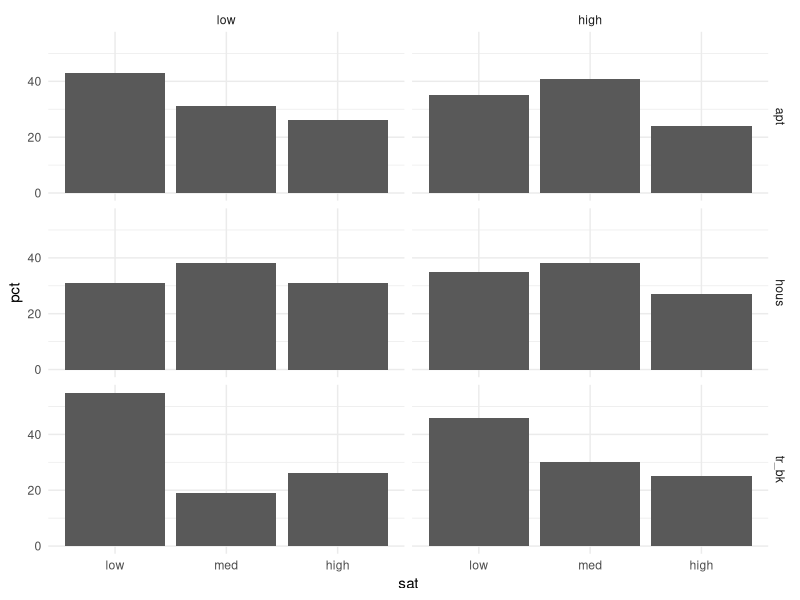

This figure's R source:
## ---- chunk 1
library(tidyverse)
library(viridis)
library(nnet)
knitr::opts_chunk$set(
	echo = TRUE,
	warning = FALSE,
	fig.width = 8, 
  fig.height = 6,
  out.width = "90%"
)
options(
  ggplot2.continuous.colour = "viridis",
  ggplot2.continuous.fill = "viridis"
)
scale_colour_discrete = scale_colour_viridis_d
scale_fill_discrete = scale_fill_viridis_d
theme_set(theme_minimal() + theme(legend.position = "bottom"))
## ---- chunk 2
df_low = tibble(
  conx = rep(c("low", "high"), 3),
  hous_tp = rep(c("tr_bk", "apt", "hous"), each = 2),
  values = c(65, 34, 130, 141, 67, 130)
) %>% 
  mutate(sat = "low")

df_med = tibble(
  conx = rep(c("low", "high"), 3),
  hous_tp = rep(c("tr_bk", "apt", "hous"), each = 2),
  values = c(54, 47, 76, 116, 48, 105)
) %>% 
  mutate(sat = "med")

df_high = tibble(
  conx = rep(c("low", "high"), 3),
  hous_tp = rep(c("tr_bk", "apt", "hous"), each = 2),
  values = c(100, 100, 111, 191, 62, 104)
) %>% 
  mutate(sat = "high")

df_sum = union(df_low, df_med) %>% 
  union(df_high) %>% 
  unnest() %>% 
  pivot_wider(names_from = sat, values_from = values) %>% 
  group_by(conx, hous_tp) %>% 
  mutate(n = sum(low, med, high))

df_tbl = df_sum %>% 
  group_by(conx, hous_tp) %>% 
  summarize(low_pct = round(low/n*100, digits = 0),
            med_pct = round(med/n*100, digits = 0),
            high_pct = round(high/n*100, digits = 0)
  )
## ---- chunk 3
df_tbl %>% knitr::kable()
## ---- chunk 4
df_tidy_tbl = df_tbl %>% 
  pivot_longer(cols = c(low_pct, med_pct, high_pct), names_to = "sat", values_to = "pct") %>% 
  ungroup() %>% 
  mutate(sat = str_remove(sat, "_pct$"),
         sat = factor(sat, labels = c("low", "med", "high")),
         conx = factor(conx, labels = c("low", "high")))  
  
## ---- chunk 5
df_tidy_tbl %>% 
  ggplot(aes(x = sat, y = pct)) +
  geom_col() +
  scale_fill_brewer(palette = "Blues") +
  facet_grid(hous_tp~conx)
## ---- chunk 6
hagen.multi = multinom(cbind(low, med, high)~hous_tp+conx, data = df_sum)

summary(hagen.multi)
## ---- chunk 7
pihat = predict(hagen.multi, type = "probs") 
m = rowSums(df_sum[3:5])
res.pearson = (df_sum[3:5] - pihat * m) / sqrt(pihat * m)
## ---- chunk 8
G.stat = sum(res.pearson ^ 2) # Generalized Pearson Chisq Stat
G.stat
pval = 1 - pchisq(G.stat, df = (6 - 4) * (3 - 1))
pval
